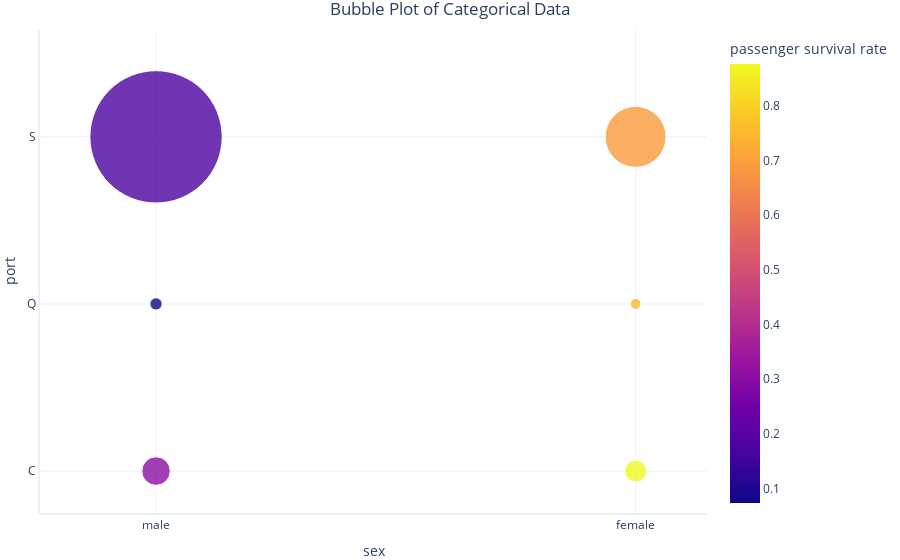

Notebook code cell kept with this figure:
### Markdown cell above
Our first figure's boxplot (top) shows us that most people held tickets costing less than £25, and the histogram shows us that people with more expensive tickets tended to survive.

Our second figure indicates passengers were about 30yo on average, and that most children under 10yo survived, unlike most adults.


## Visualising Categorical Data

Our Titanic dataset have the following _categorical_ columns:
* `Sex` (Male, Female)
* `Embarked` - the port of ambarkation (C, Q, or S)
* `Cabin` (many options)
* `Survival` (0 = no, 1 = yes)

Categorical data are usually viewable in a similar way to ordinal data, but with data viewed as order-less groups. Alternatively, categories appear as colours or groups in other kinds of plots.

Plotting categorical data against other categorical data lets us see how data is clustered. This is little more than a coloured table. Let's do this now:

### Code cell
import plotly.graph_objects as go
import numpy as np

# Create some simple functions
# Read their descriptions to find out more 
def get_rows(sex, port):
    '''Returns rows that match in terms of sex and embarkment port'''
    return dataset[(dataset.Embarked == port) & (dataset.Sex == sex)]

def proportion_survived(sex, port):
    '''Returns the proportion of people meeting criteria who survived'''
    survived = get_rows(sex, port).Survived
    return np.mean(survived)

# Make two columns of data - together these represent each combination
# of sex and embarkment port
sexes = ["male", "male", "male", "female","female", "female"]
ports = ["C", "Q", "S" ] * 2

# Calculate the number of passengers at each port + sex combination
passenger_count = [len(get_rows(sex, port)) for sex,port in zip(sexes, ports)]

# Calculate the proportion of passengers from each port + sex combination who survived
passenger_survival = [proportion_survived(sex, port) for sex,port in zip(sexes, ports)]

# Combine into a single data frame
table = pd.DataFrame(dict(
    sex=sexes,
    port=ports,
    passenger_count=passenger_count,
    passenger_survival_rate=passenger_survival
))

# Make a bubble plot
# This is just a scatter plot but each entry in the plot 
# has a size and colour. We set colour to passenger_survival 
# and size to the number of passengers 
graphing.scatter_2D(table, 
                    label_colour="passenger_survival_rate", 
                    label_size="passenger_count", 
                    size_multiplier=0.3,
                    title="Bubble Plot of Categorical Data")

### Figure 1 — Plotly figure (JSON) as saved in the notebook; plotly's stock layout.template omitted (floating-point values rounded to 4 significant figures)
{"data": [{"customdata": [[95], [41], [441], [73], [36], [203]], "hovertemplate": "sex=%{x}<br>port=%{y}<br>passenger_count=%{customdata[0]}<br>passenger survival rate=%{marker.color}<extra></extra>", "legendgroup": "", "marker": {"color": [0.3053, 0.07317, 0.1746, 0.8767, 0.75, 0.6897], "coloraxis": "coloraxis", "size": [28.5, 12.3, 132.3, 21.9, 10.8, 60.9], "symbol": "circle"}, "mode": "markers", "name": "", "orientation": "v", "showlegend": false, "type": "scatter", "x": ["male", "male", "male", "female", "female", "female"], "xaxis": "x", "y": ["C", "Q", "S", "C", "Q", "S"], "yaxis": "y"}], "layout": {"coloraxis": {"colorbar": {"title": {"text": "passenger survival rate"}}, "colorscale": [[0, "#0d0887"], [0.1111, "#46039f"], [0.2222, "#7201a8"], [0.3333, "#9c179e"], [0.4444, "#bd3786"], [0.5556, "#d8576b"], [0.6667, "#ed7953"], [0.7778, "#fb9f3a"], [0.8889, "#fdca26"], [1, "#f0f921"]]}, "legend": {"tracegroupgap": 0}, "title": {"text": "Bubble Plot of Categorical Data"}, "xaxis": {"anchor": "y", "domain": [0, 1], "title": {"text": "sex"}}, "yaxis": {"anchor": "x", "domain": [0, 1], "title": {"text": "port"}}}}
